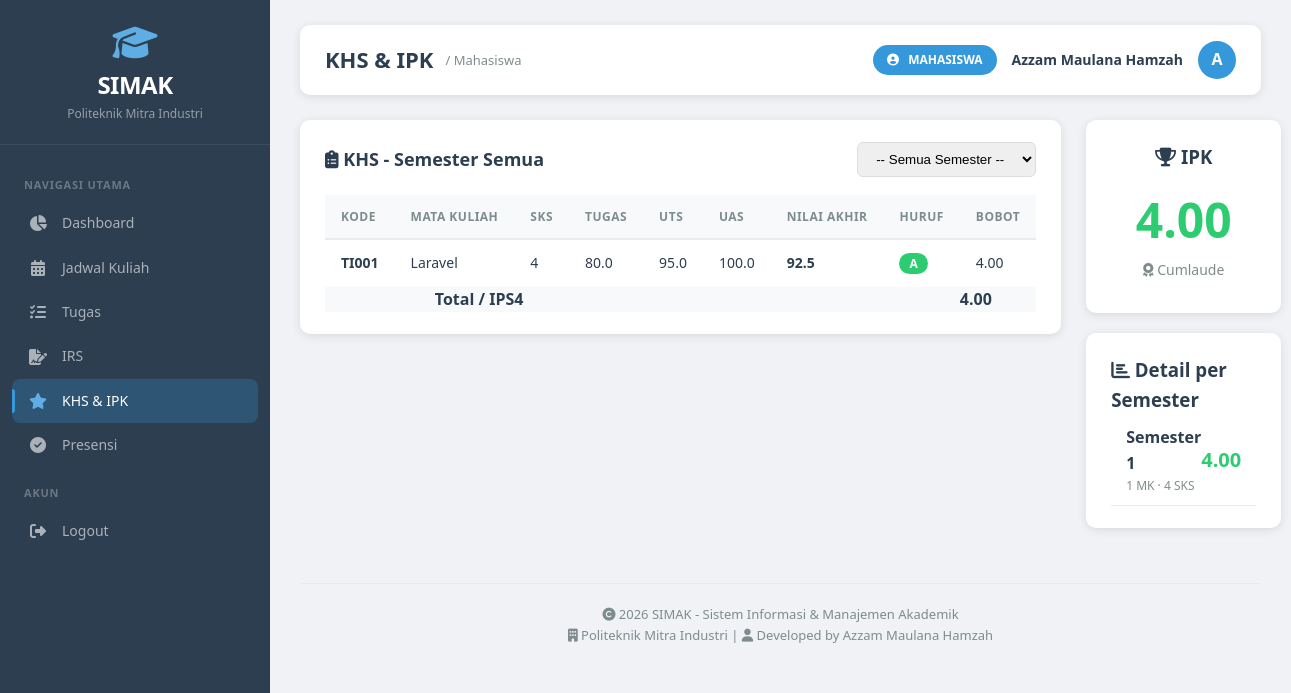
The page /public/mahasiswa/khs.php (signed in) on the database its author committed.
### tables this page shows
CREATE TABLE `grades` (
  `id` int NOT NULL,
  `mahasiswa_id` int NOT NULL,
  `course_id` int NOT NULL,
  `semester` varchar(10) NOT NULL,
  `nilai_tugas` decimal(5,2) DEFAULT '0.00',
  `nilai_uts` decimal(5,2) DEFAULT '0.00',
  `nilai_uas` decimal(5,2) DEFAULT '0.00',
  `nilai_akhir` decimal(5,2) DEFAULT '0.00',
  `status_verifikasi` enum('draft','verified') DEFAULT 'draft',
  `created_at` timestamp NULL DEFAULT CURRENT_TIMESTAMP,
  `updated_at` timestamp NULL DEFAULT CURRENT_TIMESTAMP ON UPDATE CURRENT_TIMESTAMP
);

CREATE TABLE `courses` (
  `id` int NOT NULL,
  `kode_mk` varchar(20) NOT NULL,
  `nama_mk` varchar(100) NOT NULL,
  `sks` int NOT NULL,
  `semester` int NOT NULL,
  `program_studi` varchar(100) DEFAULT NULL,
  `dosen_id` int DEFAULT NULL,
  `ruang` varchar(50) DEFAULT NULL,
  `hari` varchar(20) DEFAULT NULL,
  `jam_mulai` time DEFAULT NULL,
  `jam_selesai` time DEFAULT NULL,
  `kapasitas` int DEFAULT '30',
  `created_at` timestamp NULL DEFAULT CURRENT_TIMESTAMP
);

### controllers/MahasiswaController.php (called while the page is built, shortened)
<?php
class MahasiswaController {
    private $pdo;
    private $mahasiswa_id;
    public function __construct($pdo, $mahasiswa_id = null) {
        $this->pdo = $pdo;
        $this->mahasiswa_id = $mahasiswa_id;
    }
    public function getKHS($semester = null) {
        $sql = "
            SELECT g.*, c.kode_mk, c.nama_mk, c.sks,
                   u.nama as dosen_nama
            FROM grades g
            JOIN courses c ON g.course_id = c.id
            LEFT JOIN dosen d ON c.dosen_id = d.id
            LEFT JOIN users u ON d.user_id = u.id
            WHERE g.mahasiswa_id = ? AND g.status_verifikasi = 'verified'
        ";
        $params = [$this->mahasiswa_id];
        if ($semester) {
            $sql .= " AND g.semester = ?";
            $params[] = $semester;
        }
        $sql .= " ORDER BY c.kode_mk ASC";
        $stmt = $this->pdo->prepare($sql);
        $stmt->execute($params);
        return $stmt->fetchAll();
    }
    public function getSemestersWithGrades() {
        $stmt = $this->pdo->prepare("
            SELECT DISTINCT semester
            FROM grades
            WHERE mahasiswa_id = ? AND status_verifikasi = 'verified'
            ORDER BY semester ASC
        ");
        $stmt->execute([$this->mahasiswa_id]);
        return $stmt->fetchAll();
    }
    public function hitungIPS($semester) {
        $stmt = $this->pdo->prepare("
            SELECT g.nilai_akhir, c.sks
            FROM grades g
            JOIN courses c ON g.course_id = c.id
            WHERE g.mahasiswa_id = ? AND g.semester = ? AND g.status_verifikasi = 'verified'
        ");
        $stmt->execute([$this->mahasiswa_id, $semester]);
        $grades = $stmt->fetchAll();
        return $this->calculateGPA($grades);
    }
    public function hitungIPK() {
        $stmt = $this->pdo->prepare("
            SELECT g.nilai_akhir, c.sks
            FROM grades g
            JOIN courses c ON g.course_id = c.id
            WHERE g.mahasiswa_id = ? AND g.status_verifikasi = 'verified'
        ");
        $stmt->execute([$this->mahasiswa_id]);
        $grades = $stmt->fetchAll();
        return $this->calculateGPA($grades);
    }
    private function calculateGPA($grades) {
        $totalSKS = 0;
        $totalBobot = 0;
        foreach ($grades as $row) {
            $nilai = floatval($row['nilai_akhir']);
            $sks = intval($row['sks']);
            if ($nilai >= 85) $bobot = 4.0;
            elseif ($nilai >= 75) $bobot = 3.0;
            elseif ($nilai >= 65) $bobot = 2.0;
            elseif ($nilai >= 50) $bobot = 1.0;
            else $bobot = 0.0;
            $totalBobot += ($bobot * $sks);
            $totalSKS += $sks;
        }
        return ($totalSKS > 0) ? round($totalBobot / $totalSKS, 2) : 0;
    }
    public function getDetailIPK() {
        $semesters = $this->getSemestersWithGrades();
        $detail = [];
        foreach ($semesters as $s) {
            $semester = $s['semester'];
            $detail[$semester] = [
                'ips' => $this->hitungIPS($semester),
                'total_sks' => $this->getTotalSKSBySemester($semester),
                'mata_kuliah' => count($this->getKHS($semester))
            ];
        }
        return $detail;
    }
    private function getTotalSKSBySemester($semester) {
        $stmt = $this->pdo->prepare("
            SELECT COALESCE(SUM(c.sks), 0) as total_sks
            FROM grades g
            JOIN courses c ON g.course_id = c.id
            WHERE g.mahasiswa_id = ? AND g.semester = ? AND g.status_verifikasi = 'verified'
        ");
        $stmt->execute([$this->mahasiswa_id, $semester]);
        $result = $stmt->fetch();
        return $result['total_sks'] ?? 0;
    }
}
?>

### public/mahasiswa/khs.php (the view, shortened to what this page needs)
<?php
require_once __DIR__ . '/../../config/database.php';
require_once __DIR__ . '/../../controllers/MahasiswaController.php';
$stmt = $pdo->prepare("SELECT id, semester FROM mahasiswa WHERE user_id = ?");
$stmt->execute([$_SESSION['user_id']]);
$mahasiswa = $stmt->fetch();
$controller = new MahasiswaController($pdo, $mahasiswa['id']);
$semester = $_GET['semester'] ?? null;
$khs = $controller->getKHS($semester);
$semesters = $controller->getSemestersWithGrades();
$detail_ipk = $controller->getDetailIPK();
$ipk_total = $controller->hitungIPK();
function nilaiHuruf($nilai) {
    if ($nilai >= 85) return ['A', '#2ecc71', 4.0];
    elseif ($nilai >= 75) return ['B', '#3498db', 3.0];
    elseif ($nilai >= 65) return ['C', '#f39c12', 2.0];
    elseif ($nilai >= 50) return ['D', '#e67e22', 1.0];
    else return ['E', '#e74c3c', 0.0];
}
include __DIR__ . '/../../includes/header.php';
?>
<div style="display: grid; grid-template-columns: 2fr 1fr; gap: 25px;">
    <div>
        <div class="table-container">
            <div class="table-header">
                <h3><i class="fas fa-clipboard-list"></i> KHS - Semester <?= $semester ?? 'Semua' ?></h3>
                <div>
                    <select onchange="window.location.href='?semester='+this.value" style="padding: 8px 14px; border: 1px solid #ddd; border-radius: 6px;">
                        <option value="">-- Semua Semester --</option>
                    </select>
                </div>
            </div>
            <?php if (empty($khs)): ?>
                <p style="text-align: center; color: #7f8c8d; padding: 30px;">
                    Belum ada nilai yang terverifikasi untuk semester ini
                </p>
            <?php else: ?>
                <table>
                    <thead>
                        <tr>
                            <th>Kode</th>
                            <th>Mata Kuliah</th>
                            <th>SKS</th>
                            <th>Tugas</th>
                            <th>UTS</th>
                            <th>UAS</th>
                            <th>Nilai Akhir</th>
                            <th>Huruf</th>
                            <th>Bobot</th>
                        </tr>
                    </thead>
                    <tbody>
                        <?php
                        $total_sks = 0;
                        $total_bobot = 0;
                        foreach ($khs as $k):
                            $nilai = floatval($k['nilai_akhir']);
                            list($huruf, $warna, $bobot) = nilaiHuruf($nilai);
                            $total_sks += $k['sks'];
                            $total_bobot += ($bobot * $k['sks']);
                        ?>
                            <tr>
                                <td><strong><?= htmlspecialchars($k['kode_mk']) ?></strong></td>
                                <td><?= htmlspecialchars($k['nama_mk']) ?></td>
                                <td><?= $k['sks'] ?></td>
                                <td><?= number_format($k['nilai_tugas'], 1) ?></td>
                                <td><?= number_format($k['nilai_uts'], 1) ?></td>
                                <td><?= number_format($k['nilai_uas'], 1) ?></td>
                                <td><strong><?= number_format($nilai, 1) ?></strong></td>
                                <td>
                                    <span style="background: <?= $warna ?>; color: #fff; padding: 2px 10px; border-radius: 12px; font-size: 12px; font-weight: bold;">
                                        <?= $huruf ?>
                                    </span>
                                </td>
                                <td><?= number_format($bobot, 2) ?></td>
                            </tr>
                        <?php endforeach; ?>
                    </tbody>
                    <tfoot>
                        <tr style="background: #f8f9fa; font-weight: bold;">
                            <td colspan="2" style="text-align: right;">Total / IPS</td>
                            <td><?= $total_sks ?></td>
                            <td colspan="5"></td>
                            <td>
                                <?php
                                $ips_calc = ($total_sks > 0) ? round($total_bobot / $total_sks, 2) : 0;
                                echo number_format($ips_calc, 2);
                                ?>
                            </td>
                        </tr>
                    </tfoot>
                </table>
            <?php endif; ?>
        </div>
    </div>
    <div>
        <div class="table-container" style="margin-bottom: 20px;">
            <h3 style="text-align: center;"><i class="fas fa-trophy"></i> IPK</h3>
            <div style="text-align: center; padding: 10px;">
                <div style="font-size: 48px; font-weight: 700; color: <?= $ipk_total >= 3.5 ? '#2ecc71' : ($ipk_total >= 2.5 ? '#f39c12' : '#e74c3c') ?>">
                    <?= number_format($ipk_total, 2) ?>
                </div>
                <div style="color: #7f8c8d; font-size: 14px;">
                    <?php
                    if ($ipk_total >= 3.5) echo '<i class="fas fa-award"></i> Cumlaude';
                    elseif ($ipk_total >= 3.0) echo '<i class="fas fa-thumbs-up"></i> Sangat Baik';
                    elseif ($ipk_total >= 2.5) echo '<i class="fas fa-chart-line"></i> Baik';
                    elseif ($ipk_total >= 2.0) echo '<i class="fas fa-chart-bar"></i> Cukup';
                    else echo '<i class="fas fa-chart-line"></i> Perlu Perbaikan';
                    ?>
                </div>
            </div>
        </div>
        <div class="table-container">
            <h3><i class="fas fa-chart-bar"></i> Detail per Semester</h3>
            <?php if (empty($detail_ipk)): ?>
                <p style="color: #7f8c8d; text-align: center; padding: 15px;">
                    Belum ada data IPK
                </p>
            <?php else: ?>
                <?php foreach ($detail_ipk as $sem => $data): ?>
                    <div style="padding: 10px 15px; border-bottom: 1px solid #e9ecef;">
                        <div style="display: flex; justify-content: space-between; align-items: center;">
                            <div>
                                <strong>Semester <?= $sem ?></strong>
                                <div style="font-size: 12px; color: #7f8c8d;">
                                    <?= $data['mata_kuliah'] ?> MK · <?= $data['total_sks'] ?> SKS
                                </div>
                            </div>
                            <div style="font-size: 20px; font-weight: 700; color: <?= $data['ips'] >= 3.5 ? '#2ecc71' : ($data['ips'] >= 2.5 ? '#f39c12' : '#e74c3c') ?>">
                                <?= number_format($data['ips'], 2) ?>
                            </div>
                        </div>
                    </div>
                <?php endforeach; ?>
            <?php endif; ?>
        </div>
    </div>
</div>
<?php include __DIR__ . '/../../includes/footer.php'; ?>

### public/assets/css/style.css (style rules this page uses)
* { margin: 0; padding: 0; box-sizing: border-box; }
:root { --primary: #3498db; --primary-dark: #2980b9; --primary-light: #5faee3; --secondary: #2c3e50; --success: #2ecc71; --success-dark: #27ae60; --danger: #e74c3c; --danger-dark: #c0392b; --warning: #f39c12; --warning-dark: #d68910; --info: #3498db; --gray: #95a5a6; --gray-dark: #7f8c8d; --gray-light: #ecf0f1; --white: #ffffff; --black: #2c3e50; --shadow: 0 2px 10px rgba(0,0,0,0.1); --shadow-hover: 0 4px 20px rgba(0,0,0,0.15); --radius: 10px; --transition: all 0.3s ease; }
html { scroll-behavior: smooth; }
body { font-family: 'Segoe UI', Tahoma, Geneva, Verdana, sans-serif; background: #f0f2f5; color: var(--black); line-height: 1.6; min-height: 100vh; }
.table-container { background: var(--white); border-radius: var(--radius); padding: 22px 25px; box-shadow: var(--shadow); overflow-x: auto; margin-bottom: 25px; }
.table-container .table-header { display: flex; justify-content: space-between; align-items: center; margin-bottom: 18px; flex-wrap: wrap; gap: 10px; }
.table-container .table-header h3 { font-size: 18px; color: var(--secondary); font-weight: 600; }
.table-container table { width: 100%; border-collapse: collapse; }
.table-container table thead th { background: #f8f9fa; padding: 12px 16px; text-align: left; font-weight: 600; font-size: 12px; color: var(--gray-dark); text-transform: uppercase; letter-spacing: 0.5px; border-bottom: 2px solid #e9ecef; white-space: nowrap; }
.table-container table tbody td { padding: 12px 16px; border-bottom: 1px solid #f0f0f0; font-size: 14px; vertical-align: middle; }
.table-container table tbody tr:last-child td { border-bottom: none; }

### rows shown on the page
grades: course.kode_mk "TI001", course.nama_mk "Laravel", course.sks "4", nilai_tugas "80.0", nilai_uts "95.0", nilai_uas "100.0", nilai_akhir "92.5", huruf "A", bobot "4.00", sem "1", mata_kuliah "1", total_sks "4", ips "4.00"

### other values the page prints
$page_title "KHS & IPK"
$role "Mahasiswa"
$role "MAHASISWA"
$nama "Azzam Maulana Hamzah"
$initial "A"
$semester "Semua"
$total_sks "4"
$ips_calc "4.00"
$ipk_total "4.00"
